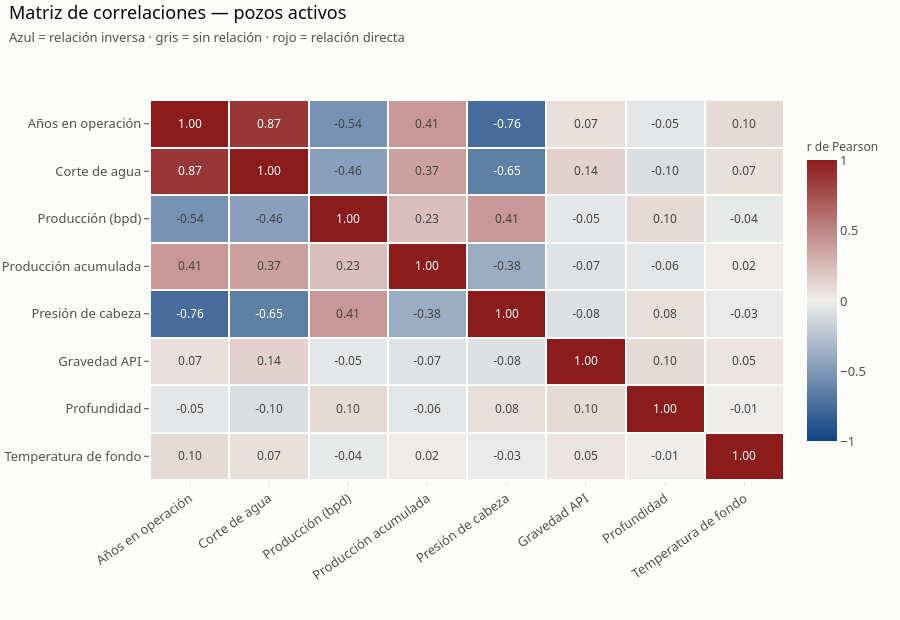

Notebook code for this chart:
### Markdown cell above
## 8. Matriz de correlaciones

El paso anterior examinó relaciones de a dos. La matriz las revisa todas a la vez y, sobre todo,
señala **qué variables no se relacionan con nada** —información igual de útil para decidir qué medir y
qué modelar. Se calcula sobre los **pozos activos**: incluir los cerrados (producción idénticamente 0)
distorsionaría cualquier coeficiente en el que participe el caudal.

### Code cell
cols_num = ["anios_operacion", "corte_agua_pct", "produccion_bpd", "produccion_acumulada_mbbl",
            "presion_cabeza_psi", "api_gravedad", "profundidad_m", "temperatura_fondo_c"]
etiquetas = ["Años en operación", "Corte de agua", "Producción (bpd)", "Producción acumulada",
             "Presión de cabeza", "Gravedad API", "Profundidad", "Temperatura de fondo"]

corr = activos[cols_num].corr().round(2)

fig = go.Figure(go.Heatmap(
    z=corr.values, x=etiquetas, y=etiquetas,
    colorscale=DIVERGING, zmid=0, zmin=-1, zmax=1,
    xgap=2, ygap=2,
    text=corr.values, texttemplate="%{text:.2f}",
    textfont=dict(size=12),
    colorbar=dict(title=dict(text="r de Pearson", font=dict(size=12)), outlinewidth=0,
                  tickvals=[-1, -0.5, 0, 0.5, 1], len=0.85),
    hovertemplate="%{y}<br>%{x}<br>r = %{z:.2f}<extra></extra>",
))
fig.update_xaxes(tickangle=-35, showgrid=False)
fig.update_yaxes(autorange="reversed", showgrid=False)
titular(fig, "Matriz de correlaciones — pozos activos",
        "Azul = relación inversa · gris = sin relación · rojo = relación directa", alto=620)
fig.update_layout(margin=dict(l=150, r=30, t=100, b=140))
fig.show()

### Figure 1 — Plotly figure (JSON) as saved in the notebook; plotly's stock layout.template omitted (floating-point values rounded to 4 significant figures)
{"data": [{"colorbar": {"len": 0.85, "outlinewidth": 0, "tickvals": [-1, -0.5, 0, 0.5, 1], "title": {"font": {"size": 12}, "text": "r de Pearson"}}, "colorscale": [[0, "#104281"], [0.5, "#f0efec"], [1, "#8c1c1c"]], "hovertemplate": "%{y}<br>%{x}<br>r = %{z:.2f}<extra></extra>", "text": [[1.0, 0.87, -0.54, 0.41, -0.76, 0.07, -0.05, 0.1], [0.87, 1.0, -0.46, 0.37, -0.65, 0.14, -0.1, 0.07], [-0.54, -0.46, 1.0, 0.23, 0.41, -0.05, 0.1, -0.04], [0.41, 0.37, 0.23, 1.0, -0.38, -0.07, -0.06, 0.02], [-0.76, -0.65, 0.41, -0.38, 1.0, -0.08, 0.08, -0.03], [0.07, 0.14, -0.05, -0.07, -0.08, 1.0, 0.1, 0.05], [-0.05, -0.1, 0.1, -0.06, 0.08, 0.1, 1.0, -0.01], [0.1, 0.07, -0.04, 0.02, -0.03, 0.05, -0.01, 1.0]], "textfont": {"size": 12}, "texttemplate": "%{text:.2f}", "type": "heatmap", "x": ["Años en operación", "Corte de agua", "Producción (bpd)", "Producción acumulada", "Presión de cabeza", "Gravedad API", "Profundidad", "Temperatura de fondo"], "xgap": 2, "y": ["Años en operación", "Corte de agua", "Producción (bpd)", "Producción acumulada", "Presión de cabeza", "Gravedad API", "Profundidad", "Temperatura de fondo"], "ygap": 2, "z": [[1.0, 0.87, -0.54, 0.41, -0.76, 0.07, -0.05, 0.1], [0.87, 1.0, -0.46, 0.37, -0.65, 0.14, -0.1, 0.07], [-0.54, -0.46, 1.0, 0.23, 0.41, -0.05, 0.1, -0.04], [0.41, 0.37, 0.23, 1.0, -0.38, -0.07, -0.06, 0.02], [-0.76, -0.65, 0.41, -0.38, 1.0, -0.08, 0.08, -0.03], [0.07, 0.14, -0.05, -0.07, -0.08, 1.0, 0.1, 0.05], [-0.05, -0.1, 0.1, -0.06, 0.08, 0.1, 1.0, -0.01], [0.1, 0.07, -0.04, 0.02, -0.03, 0.05, -0.01, 1.0]], "zmax": 1, "zmid": 0, "zmin": -1}], "layout": {"height": 620, "margin": {"b": 140, "l": 150, "r": 30, "t": 100}, "title": {"text": "Matriz de correlaciones — pozos activos<br><span style='font-size:13px;color:#52514e'>Azul = relación inversa · gris = sin relación · rojo = relación directa</span>"}, "xaxis": {"showgrid": false, "tickangle": -35}, "yaxis": {"autorange": "reversed", "showgrid": false}}}
